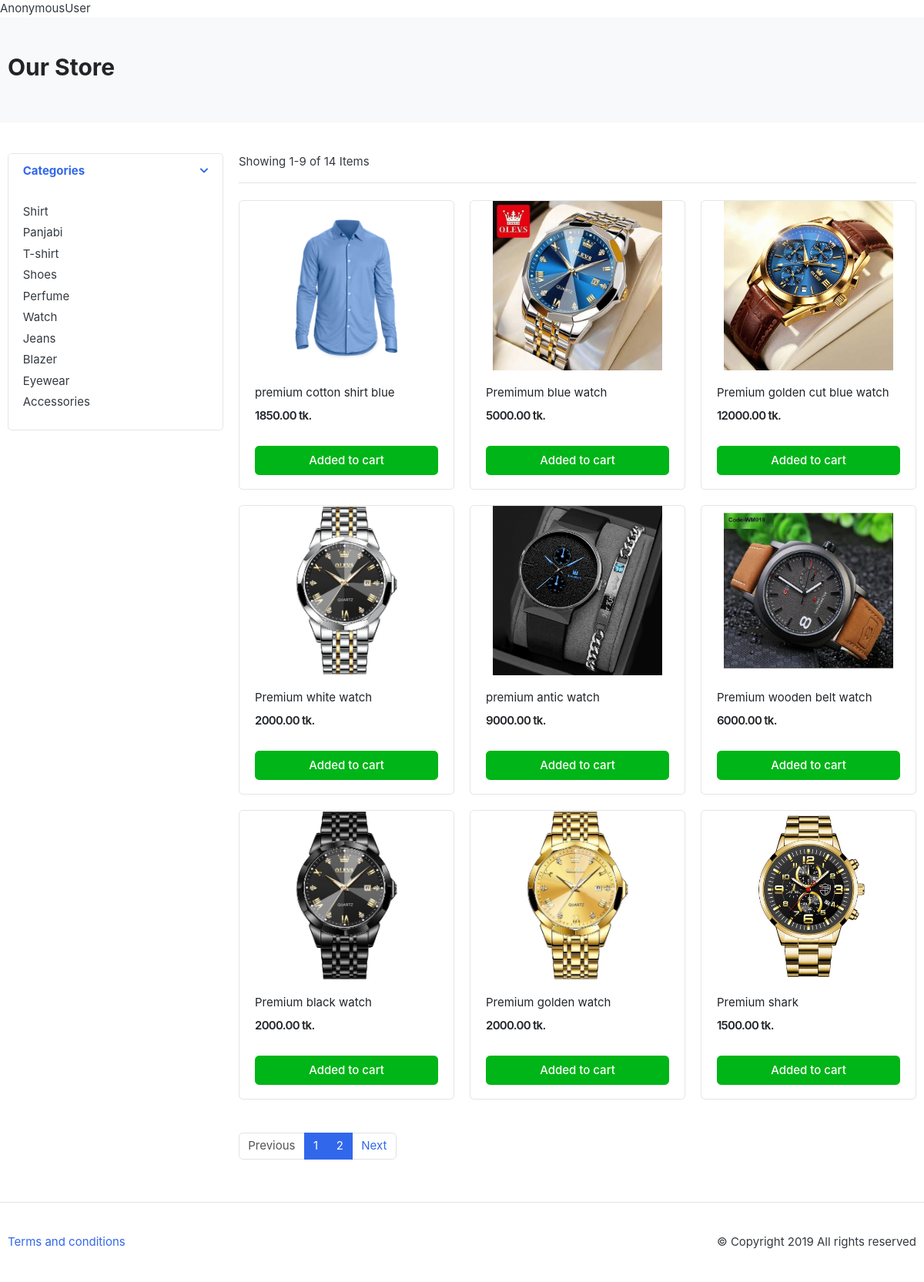
/store/, run on the app's committed database.
### category/models.py (models this page shows, shortened)
class CategoriesModel(models.Model):
    category_name=models.CharField(max_length=50,unique=True)
    slug=models.SlugField(max_length=100,unique=True)
    category_description=models.CharField(max_length=125,blank=True)
    category_image=models.ImageField(upload_to='images/categories',blank=True)

### store/models.py (models this page shows, shortened)
class ProductsModel(models.Model):
    product_name=models.CharField(max_length=100,unique=True)
    slug=models.SlugField(max_length=150,unique=True)
    product_price=models.DecimalField(default=0,max_digits=12,decimal_places=2)
    product_details=models.TextField(max_length=500,blank=True)
    product_image=models.ImageField(upload_to='images/products',blank=False)
    product_stock=models.IntegerField()
    product_availability=models.BooleanField(default=True)
    product_create_time=models.DateTimeField(auto_now_add=True)
    product_modified_time=models.DateTimeField(auto_now=True)
    product_category=models.ForeignKey(CategoriesModel,on_delete=models.CASCADE)

### store/views.py (the view)
# urls.py: path('store/',include('store.urls')),
def store(request,category_slug=None):
    if category_slug:
        category=get_object_or_404(CategoriesModel,slug=category_slug)
        products=ProductsModel.objects.filter(product_availability=True,product_category=category)
    else:
        products=ProductsModel.objects.filter(product_availability=True)
    categories=CategoriesModel.objects.all()
    page=request.GET.get('page')
    paginator=Paginator(products,9)
    paged_product=paginator.get_page(page)
    context={'products':paged_product,'categories':categories}
    return render(request,'store.html',context)

### store/templates/store.html (shortened to what this page needs)
<!DOCTYPE HTML>
<html lang="en">
<head>
<link href="css/bootstrap.css" rel="stylesheet" type="text/css"/>
<link href="fonts/fontawesome/css/all.min.css" type="text/css" rel="stylesheet">
<link href="css/ui.css" rel="stylesheet" type="text/css"/>
<link href="css/responsive.css" rel="stylesheet" media="only screen and (max-width: 1200px)" />
</head>
<body>
{{request.user}}
<section class="section-pagetop bg">
<div class="container">
	<h2 class="title-page">Our Store</h2>
</div>
</section>
<section class="section-content padding-y">
<div class="container">
<div class="row">
	<aside class="col-md-3">
<div class="card">
	<article class="filter-group">
		<header class="card-header">
			<a href="#" data-toggle="collapse" data-target="#collapse_1" aria-expanded="true" class="">
				<i class="icon-control fa fa-chevron-down"></i>
				<h6 class="title">Categories</h6>
			</a>
		</header>
		<div class="filter-content collapse show" id="collapse_1" style="">
			<div class="card-body">
				<ul class="list-menu">
                    {% for category in categories%}
				    <li><a href="{% url 'category' category_slug=category.slug %}">{{category.category_name}}</a></li>
                    {% endfor %}
				</ul>
			</div>
		</div>
	</article>
</div>
	</aside>
	<main class="col-md-9">
<header class="border-bottom mb-4 pb-3">
		<div class="form-inline">
			<span class="mr-md-auto">Showing {{ products.start_index }}-{{ products.end_index }} of {{ products.paginator.count }} Items </span>
		</div>
</header>
<div class="row">
	{% for product in products%}
    <div class="col-md-4">
		<figure class="card card-product-grid">
			<div class="img-wrap">
				<img src="{{product.product_image.url}}">
			</div>
			<figcaption class="info-wrap">
				<div class="fix-height">
					<a href="{% url 'product_details' product.product_category.slug product.slug %}" class="title">{{product.product_name}}</a>
					<div class="price-wrap mt-2">
						<span class="price">{{product.product_price}} tk.</span>
					</div>
				</div>
				<a href="#" class="btn btn-block btn-success">Added to cart </a>
			</figcaption>
		</figure>
	</div>
    {% endfor %}
</div>
<nav class="mt-4" aria-label="Page navigation sample">
  <ul class="pagination">
	{% if products.has_previous %}
    <li class="page-item "><a class="page-link" href="?page={{products.previous_page_number}}">Previous</a></li>
	{% else %}
	<li class="page-item disabled"><a class="page-link" href="#">Previous</a></li>
	{% endif %}
	{% for page in products.paginator.page_range %}
    <li class="page-item active"><a class="page-link" href="?page={{page}}">{{page}}</a></li>
	{% endfor %}
	{% if products.has_next %}
    <li class="page-item "><a class="page-link" href="?page={{products.next_page_number}}">Next</a></li>
	{% else %}
	<li class="page-item disabled"><a class="page-link" href="#">Next</a></li>
	{% endif %}
  </ul>
</nav>
	</main>
</div>
</div>
</section>
<footer class="section-footer border-top padding-y">
	<div class="container">
		<p class="float-md-right">
			&copy Copyright 2019 All rights reserved
		</p>
		<p>
			<a href="#">Terms and conditions</a>
		</p>
	</div>
</footer>
</body>
</html>

### static/css/ui.css (style rules this page uses)
html { font-family: "Inter", sans-serif; font-size: 15px; }
.img-wrap { text-align: center; display: block; }
.img-wrap img { max-width: 100%; }
.price-wrap { letter-spacing: -0.7px; }
.padding-y { padding-top: 40px; padding-bottom: 40px; }
figure { margin-bottom: 0; }
article:after, .form-group:after { display: block; clear: both; content: ""; }
.bg { background-color: #f8f9fa; }
.title-page { color: #212529; }
p:last-child { margin-bottom: 0; }
[class*=list-] li:after { visibility: hidden; display: block; content: ""; overflow: hidden; height: 0; clear: both; }
.list-menu { list-style: none; margin: 0; padding-left: 0; }
.list-menu li { margin-bottom: 5px; }
.list-menu a { color: #343a40; }
[class*=card-product] a.title { color: #212529; display: block; }
[class*=card-product] .img-wrap { overflow: hidden; position: relative; }
[class*=card-product] .img-wrap img { height: 100%; max-width: 100%; width: auto; display: inline-block; -o-object-fit: cover; object-fit: cover; }
.card-product-grid { margin-bottom: 20px; }
.card-product-grid .img-wrap { border-radius: 0.2rem 0.2rem 0 0; height: 220px; }
.card-product-grid .info-wrap { overflow: hidden; padding: 18px 20px; }
.card-product-grid .fix-height { height: 80px; overflow: hidden; }
.card .img-wrap { overflow: hidden; }
.price { font-weight: 600; color: #212529; }
.icon-control { margin-top: 5px; float: right; font-size: 80%; }
.card-header .title { margin-bottom: 0; line-height: 1.5; }
.filter-group { border-bottom: 1px solid #e4e4e4; }
.filter-group .card-header { border-bottom: 0; }
.filter-group:last-child { border-bottom: 0; }
.section-pagetop { padding: 45px 0; }

### data on the page
CategoriesModel: category_name "Shirt"
CategoriesModel: category_name "Panjabi"
CategoriesModel: category_name "T-shirt"
CategoriesModel: category_name "Shoes"
CategoriesModel: category_name "Perfume"
CategoriesModel: category_name "Watch"
CategoriesModel: category_name "Jeans"
CategoriesModel: category_name "Blazer"
CategoriesModel: category_name "Eyewear"
CategoriesModel: category_name "Accessories"
ProductsModel: product_image (picture), product_name "premium cotton shirt blue", product_price "1850.00"
ProductsModel: product_image (picture), product_name "Premimum blue watch", product_price "5000.00"
ProductsModel: product_image (picture), product_name "Premium golden cut blue watch", product_price "12000.00"
ProductsModel: product_image (picture), product_name "Premium white watch", product_price "2000.00"
ProductsModel: product_image (picture), product_name "premium antic watch", product_price "9000.00"
ProductsModel: product_image (picture), product_name "Premium wooden belt watch", product_price "6000.00"
ProductsModel: product_image (picture), product_name "Premium black watch", product_price "2000.00"
ProductsModel: product_image (picture), product_name "Premium golden watch", product_price "2000.00"
ProductsModel: product_image (picture), product_name "Premium shark", product_price "1500.00"

### other printed values
{{ request.user }} "AnonymousUser"
{{ products.start_index }} "1"
{{ products.end_index }} "9"
{{ products.paginator.count }} "14"
{{ page }} "1" "2"
